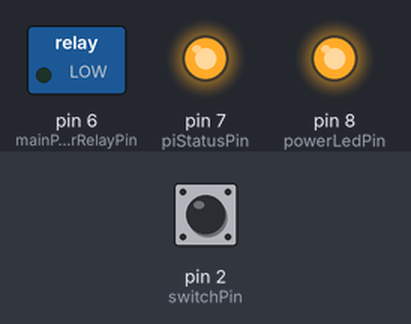
Simulated run of this sketch. Board: Arduino Uno, built with avr-gcc and run on an emulated ATmega328P. Parts: switched loads named in the sketch (green lamp = pin HIGH), output pins drawn as LEDs (lit = HIGH). The inputs (shaded band) are chosen by the test bench; at power-on: pin 2 (switchPin) HIGH. What the sketch prints to the serial monitor is not drawn.

Above: at 2.8 s.
2.9 s: pin 2 (switchPin) pulled LOW for 1.2 s
At 3.5 s:
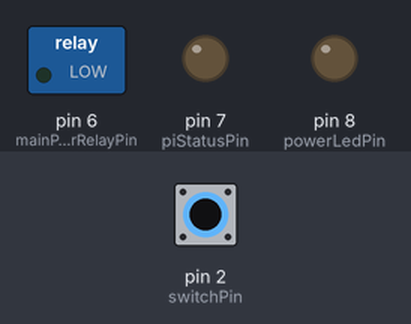
At 13.5 s:
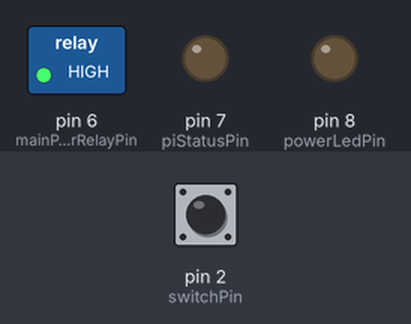
Timing chart, 0 to 14.5 s (numbered marks = the images above; inputs shaded):
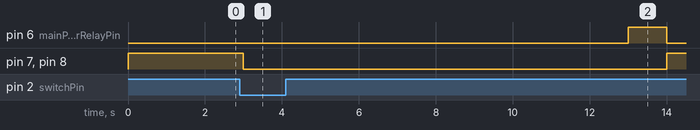

Measured:
- after the input at 2.9 s, pin 6 (mainPowerRelayPin): LOW → HIGH after 10.1 s, → LOW 1.0 s later; pin 7 (piStatusPin), pin 8 (powerLedPin): HIGH → LOW after 0.10 s, → HIGH 11.0 s later

The sketch:

ArduinoControl.ino
```cpp
const int switchPin = 2;           // pin the SNES power switch is connected to
const int powerLedPin = 8;        // pin the SNES power LED is connected to
const int mainPowerRelayPin = 6;   // pin for the 5V relay that provides power to the Rpi
const int piStatusPin = 7;         // pin for telling the pi when it is time to shutdown (shutdown = 1, run = 0)

int switchState = 0;         // SNES power switch state
int switchStatePrevious = 0; // Previous state of power switch

void setup() {
  pinMode(switchPin, INPUT); // initialize the SNES power switch pin
  pinMode(powerLedPin, OUTPUT);   // initialize the SNES power LED
  pinMode(mainPowerRelayPin, OUTPUT); //initialize Relay pin
  digitalWrite(mainPowerRelayPin, HIGH); //Set relay to High as it triggers low
  pinMode(piStatusPin, OUTPUT); //initialize Pi status pin
  Serial.begin(9600);        // initialize serial
}


void loop() {
  switchState = digitalRead(switchPin); // check the state of the SNES power switch

  //Check to see if the state of the power switch has changed
  if (switchState == switchStatePrevious) {
    Serial.print("-");
  }

  //If the Power switch state has changed  and the new state is HIGH, start the power on procedure
  else if ( switchState != switchStatePrevious && switchState == HIGH){
    powerOn();
  }

  //If the Power switch state has change and the new state is LOW, start the power off procedure
  else if ( switchState != switchStatePrevious && switchState == LOW){
    powerOff();
  }

  switchStatePrevious = switchState;
  delay(1000);
}

//Power On
//Turn on power LED
//Switch on power relay to provide power to Rpi and logic converter (Relay triggers at Low)
void powerOn(){
  pinHigh(powerLedPin);
  pinHigh(piStatusPin);
  pinLow(mainPowerRelayPin);

}

//Shutdown function
//Turn off power LED
//Wait 30 seconds for Rpi to shutdown and then switch of Relay
//TODO: replace delay with confirmation of shutdown from Rpi using Serial
void powerOff(){
  pinLow(powerLedPin);
  pinLow(piStatusPin);
  delay(10000); //TODO: change from test time of 10sec to a reasonable time
  pinHigh(mainPowerRelayPin);
}

//Move a pin to high and output that change to serial
void pinHigh( int pin){
  digitalWrite(pin, HIGH);
  Serial.print(pin);
  Serial.println(" switched to HIGH");
}

//Move a pin to low and output that change to serial
void pinLow( int pin){
  digitalWrite(pin, LOW);
  Serial.print(pin);
  Serial.println(" switched to LOW");
}
```
